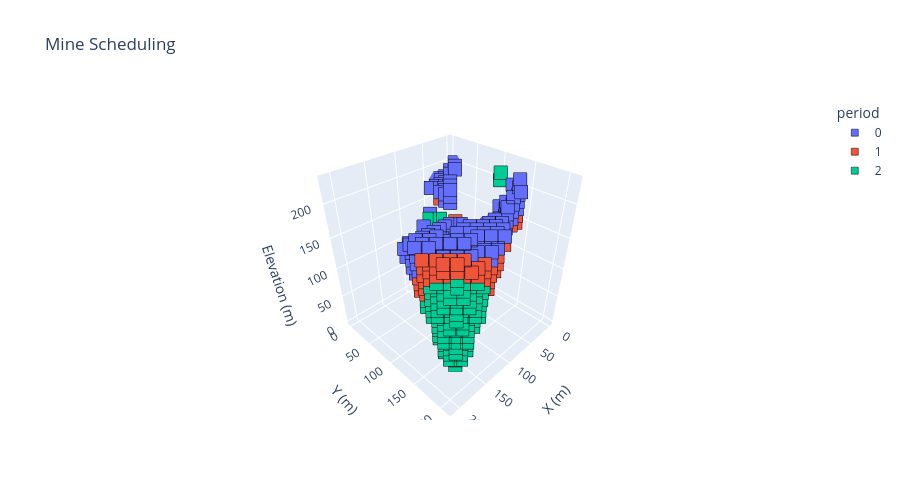

Notebook code for this chart:
### Markdown cell above
### Mine Scheduling 3D Plot

### Code cell
# Block dimensions
dx, dy, dz = 10, 10, 10

# Filter extracted blocks and prepare data
d = blocks.loc[blocks.period.notna()].copy()
d["period"] = d["period"].astype(int)
d[["x","y","z"]] *= [dx, dy, dz]
d["period"] -= d["period"].min()
d["period"] = d["period"].astype(str)

# Axis scaling for correct proportions
r = d[["x","y","z"]].max() - d[["x","y","z"]].min()
s = r.max()

# 3D categorical scatter with Plotly default colors
fig = px.scatter_3d(d, x="x", y="y", z="z", color="period", color_discrete_sequence=px.colors.qualitative.Plotly,
    category_orders={"period": sorted(d["period"], key=int)}, labels={"color": "Periods"}, 
    title="Mine Scheduling", width=900, height=500).update_traces(marker=dict(symbol="square", size=7, 
    line=dict(width=0.5, color="black"))).update_layout(scene=dict(xaxis_title="X (m)", yaxis_title="Y (m)", 
    zaxis_title="Elevation (m)", aspectmode="manual", aspectratio=dict(x=r.x/s, y=r.y/s, z=r.z/s)))
fig.show()

### Figure 1 — Plotly figure (JSON) as saved in the notebook; plotly's stock layout.template omitted (floating-point values rounded to 4 significant figures; data arrays with more than 128 entries replaced by an {"elided": "..."} marker saying what was removed)
{"data": [{"hovertemplate": "period=0<br>x=%{x}<br>y=%{y}<br>z=%{z}<extra></extra>", "legendgroup": "0", "marker": {"color": "#636EFA", "line": {"color": "black", "width": 0.5}, "size": 7, "symbol": "square"}, "mode": "markers", "name": "0", "scene": "scene", "showlegend": true, "type": "scatter3d", "x": {"elided": "410 int values"}, "y": {"elided": "410 int values"}, "z": {"elided": "410 int values"}}, {"hovertemplate": "period=1<br>x=%{x}<br>y=%{y}<br>z=%{z}<extra></extra>", "legendgroup": "1", "marker": {"color": "#EF553B", "line": {"color": "black", "width": 0.5}, "size": 7, "symbol": "square"}, "mode": "markers", "name": "1", "scene": "scene", "showlegend": true, "type": "scatter3d", "x": {"elided": "362 int values"}, "y": {"elided": "362 int values"}, "z": {"elided": "362 int values"}}, {"hovertemplate": "period=2<br>x=%{x}<br>y=%{y}<br>z=%{z}<extra></extra>", "legendgroup": "2", "marker": {"color": "#00CC96", "line": {"color": "black", "width": 0.5}, "size": 7, "symbol": "square"}, "mode": "markers", "name": "2", "scene": "scene", "showlegend": true, "type": "scatter3d", "x": {"elided": "287 int values"}, "y": {"elided": "287 int values"}, "z": {"elided": "287 int values"}}], "layout": {"height": 500, "legend": {"title": {"text": "period"}, "tracegroupgap": 0}, "scene": {"aspectmode": "manual", "aspectratio": {"x": 0.913, "y": 0.913, "z": 1}, "domain": {"x": [0, 1], "y": [0, 1]}, "xaxis": {"title": {"text": "X (m)"}}, "yaxis": {"title": {"text": "Y (m)"}}, "zaxis": {"title": {"text": "Elevation (m)"}}}, "title": {"text": "Mine Scheduling"}, "width": 900}}
